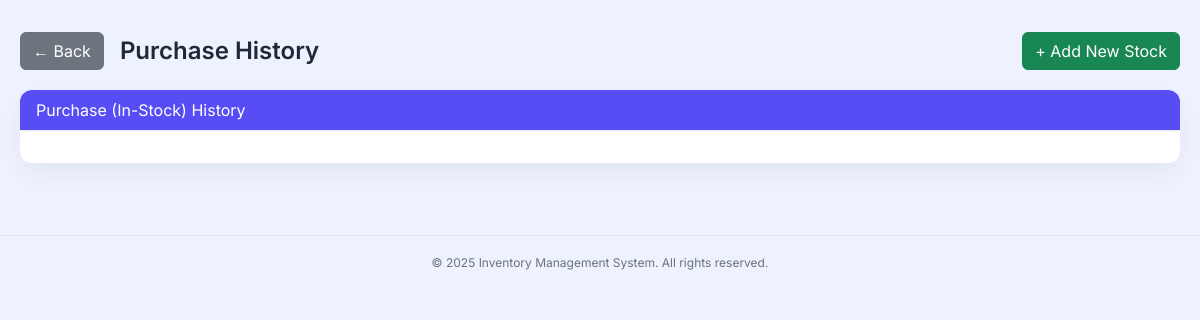
Page /features/purchase_history.php on the earlier database version.
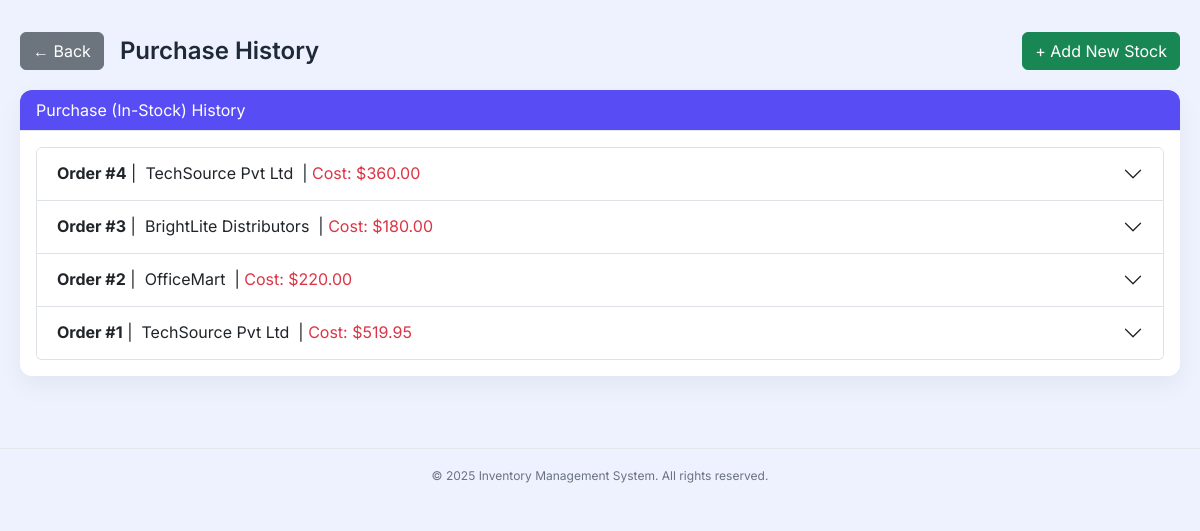
Same page on the later database version.
### tables this page shows
CREATE TABLE `supply_orders` (
  `id` int(11) NOT NULL,
  `supplier_name` varchar(100) NOT NULL,
  `total_cost` decimal(10,2) NOT NULL,
  `order_date` timestamp NOT NULL DEFAULT current_timestamp()
);

### features/purchase_history.php (the view, shortened to what this page needs)
<?php
require '../connection/db.php';
$back_href = "../index.php";
?>
<!DOCTYPE html>
<html>
<head>
    <link href="https://cdn.jsdelivr.net/npm/bootstrap@5.3.0/dist/css/bootstrap.min.css" rel="stylesheet">
    <link href="../css/style.css" rel="stylesheet">
</head>
<body>
    <div class="history-container">
        <div class="page-header">
            <div class="d-flex align-items-center gap-3">
                <a href="<?= htmlspecialchars($back_href) ?>" class="btn btn-secondary">&larr; Back</a>
                <h1 class="page-title">Purchase History</h1>
            </div>
            <a href="purchase.php" class="btn btn-success">+ Add New Stock</a>
        </div>
        <div class="card">
            <div class="card-header header-purple">Purchase (In-Stock) History</div>
            <div class="card-body">
                <div class="accordion" id="supplyAccordion">
        <?php
        $stmt = $pdo->query("SELECT * FROM supply_orders ORDER BY order_date DESC");
        $orders = $stmt->fetchAll();
        foreach ($orders as $order):
            $id = $order['id'];
        ?>
            <div class="accordion-item">
                <h2 class="accordion-header" id="heading<?= $id ?>">
                    <button class="accordion-button collapsed" type="button" data-bs-toggle="collapse" data-bs-target="#collapse<?= $id ?>">
                        <strong>Order #<?= $id ?></strong> &nbsp;|&nbsp; <?= $order['supplier_name'] ?> &nbsp;|&nbsp; <span class="text-danger">Cost: $<?= $order['total_cost'] ?></span>
                    </button>
                </h2>
            </div>
        <?php endforeach; ?>
                </div>
            </div>
        </div>
    </div>
    <?php require_once __DIR__ . '/../partials/footer.php'; ?>
</body>
</html>

### partials/footer.php (shortened to what this page needs)
<?php
$imsCopyrightYear = date('Y');
?>
<footer class="ims-footer">
  &copy; <?php echo htmlspecialchars($imsCopyrightYear); ?> Inventory Management System. All rights reserved.
</footer>

### css/style.css (style rules this page uses)
body { font-family: "Inter", sans-serif; background-color: #eef2ff; }
h2 { color: #1f2937; font-weight: 600; }

### features/purchase_history.php (style rules this page uses)
.history-container { max-width: 1200px; margin: 0 auto; padding: 32px 20px; }
.page-header { display: flex; justify-content: space-between; align-items: center; gap: 16px; margin-bottom: 20px; }
.page-title { font-size: 24px; font-weight: 600; color: #1f2937; margin: 0; }
.card { border: none; border-radius: 12px; box-shadow: 0 10px 25px rgba(0, 0, 0, 0.05); overflow: hidden; }
.card-header { border-bottom: 1px solid #e5e7eb; }
.card-header.header-purple { background-color: #584cf4; color: white; }

### partials/footer.php (style rules this page uses)
.ims-footer { margin-top: 40px; padding: 18px 0; text-align: center; font-size: 12px; color: #6b7280; border-top: 1px solid #e5e7eb; }

Differences in the rows shown:
added supply_orders: id "4", supplier_name "TechSource Pvt Ltd", total_cost "360.00"
added supply_orders: id "3", supplier_name "BrightLite Distributors", total_cost "180.00"
added supply_orders: id "2", supplier_name "OfficeMart", total_cost "220.00"
added supply_orders: id "1", supplier_name "TechSource Pvt Ltd", total_cost "519.95"
